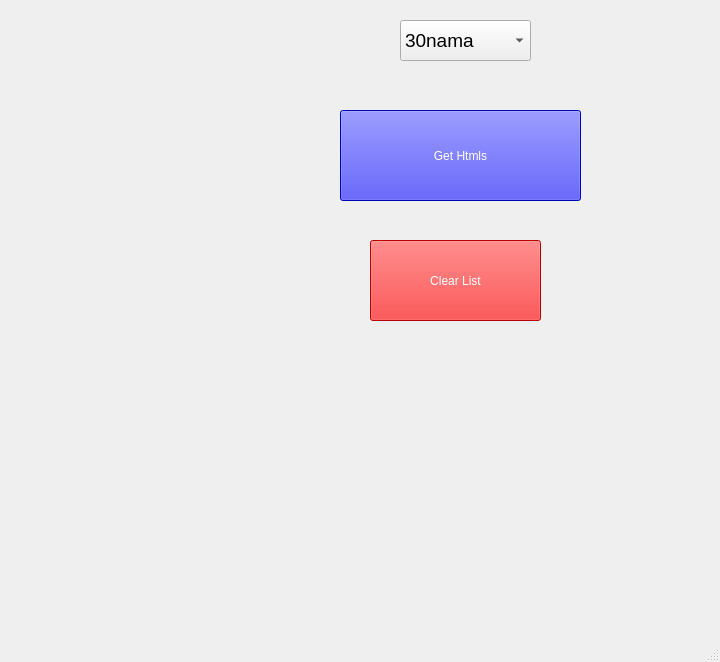
<?xml version="1.0" encoding="UTF-8"?>
<ui version="4.0">
 <class>MainWindow</class>
 <widget class="QMainWindow" name="MainWindow">
  <property name="geometry">
   <rect>
    <x>0</x>
    <y>0</y>
    <width>720</width>
    <height>662</height>
   </rect>
  </property>
  <property name="windowTitle">
   <string>MainWindow</string>
  </property>
  <widget class="QWidget" name="centralwidget">
   <widget class="QPushButton" name="pushButton_get_htmls">
    <property name="geometry">
     <rect>
      <x>340</x>
      <y>110</y>
      <width>241</width>
      <height>91</height>
     </rect>
    </property>
    <property name="styleSheet">
     <string notr="true">background-color: rgb(0, 0, 255);
color: rgb(255, 255, 255);
font: 14pt &quot;Segoe UI&quot;;</string>
    </property>
    <property name="text">
     <string>Get Htmls</string>
    </property>
   </widget>
   <widget class="QPushButton" name="pushButton_clear">
    <property name="geometry">
     <rect>
      <x>370</x>
      <y>240</y>
      <width>171</width>
      <height>81</height>
     </rect>
    </property>
    <property name="styleSheet">
     <string notr="true">background-color: rgb(255, 0, 0);
color: rgb(255, 255, 255);
font: 14pt &quot;Segoe UI&quot;;</string>
    </property>
    <property name="text">
     <string>Clear List</string>
    </property>
   </widget>
   <widget class="QComboBox" name="comboBox">
    <property name="geometry">
     <rect>
      <x>400</x>
      <y>20</y>
      <width>131</width>
      <height>41</height>
     </rect>
    </property>
    <property name="font">
     <font>
      <pointsize>14</pointsize>
     </font>
    </property>
    <item>
     <property name="text">
      <string>30nama</string>
     </property>
    </item>
    <item>
     <property name="text">
      <string>IMDB</string>
     </property>
    </item>
    <item>
     <property name="text">
      <string>Doostiha</string>
     </property>
    </item>
    <item>
     <property name="text">
      <string>Hexdownload</string>
     </property>
    </item>
   </widget>
  </widget>
  <widget class="QMenuBar" name="menubar">
   <property name="geometry">
    <rect>
     <x>0</x>
     <y>0</y>
     <width>720</width>
     <height>22</height>
    </rect>
   </property>
  </widget>
  <widget class="QStatusBar" name="statusbar"/>
 </widget>
 <resources/>
 <connections/>
</ui>
